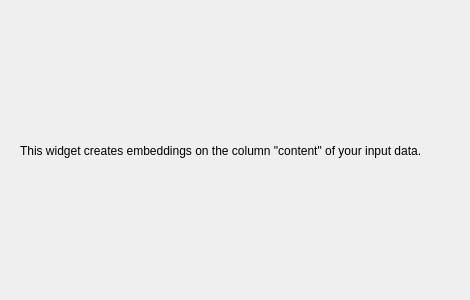
<?xml version="1.0" encoding="UTF-8"?>
<ui version="4.0">
 <class>Form</class>
 <widget class="QWidget" name="Form">
  <property name="geometry">
   <rect>
    <x>0</x>
    <y>0</y>
    <width>470</width>
    <height>300</height>
   </rect>
  </property>
  <property name="windowTitle">
   <string>Form</string>
  </property>
  <widget class="QLabel" name="Description">
   <property name="geometry">
    <rect>
     <x>20</x>
     <y>20</y>
     <width>431</width>
     <height>261</height>
    </rect>
   </property>
   <property name="text">
    <string>This widget creates embeddings on the column &quot;content&quot; of your input data.</string>
   </property>
   <property name="textFormat">
    <enum>Qt::AutoText</enum>
   </property>
   <property name="alignment">
    <set>Qt::AlignLeading|Qt::AlignLeft|Qt::AlignVCenter</set>
   </property>
   <property name="wordWrap">
    <bool>true</bool>
   </property>
  </widget>
 </widget>
 <resources/>
 <connections/>
</ui>
